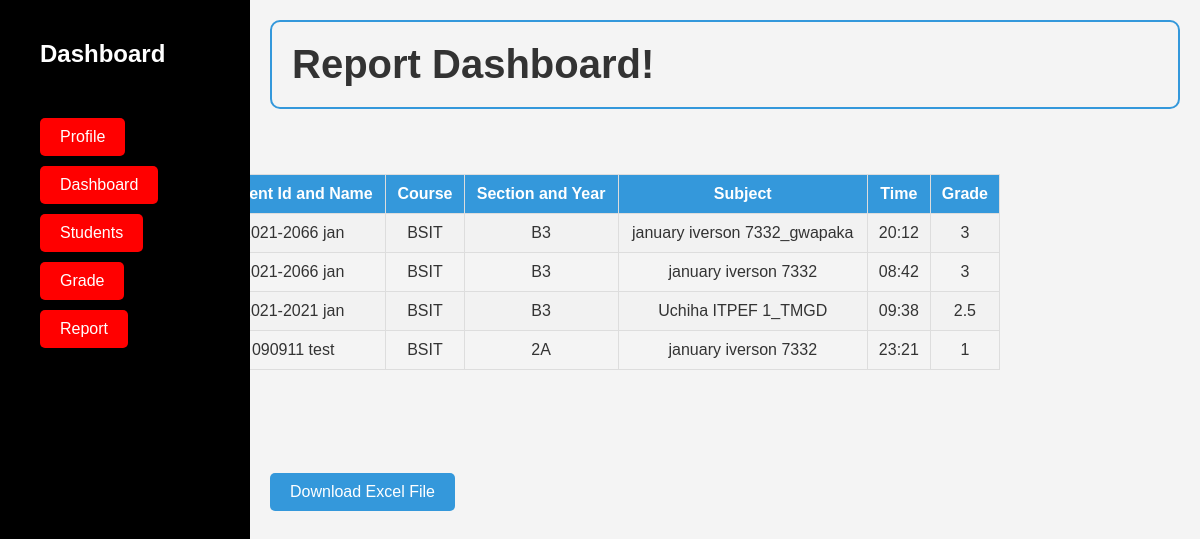
Page /integrative/faculty/report.php on the committed database.
### tables this page shows
CREATE TABLE `student_grade` (
  `id` int(11) NOT NULL,
  `id_name` varchar(100) NOT NULL,
  `course` varchar(100) NOT NULL,
  `sectionandyear` varchar(100) NOT NULL,
  `subject` varchar(100) NOT NULL,
  `time` varchar(100) NOT NULL,
  `grade` varchar(100) NOT NULL
);

### integrative/faculty/report.php (the view, shortened to what this page needs)
<?php
include(__DIR__ . "/partial/header.php");
include(__DIR__ . "/partial/nav.php");
?>
<div class="content">
    <h1>Report Dashboard!</h1>
</div>
<main>
    <?php
    include "../Login/database.php";
    $qry = "SELECT * FROM student_grade";
    $result = mysqli_query($conn, $qry);
    if ($result->num_rows > 0) {
        echo "<div class='table-container'>";
        echo "<table class='t1'>
                <tr>
                <th>Student Id and Name</th>
                <th>Course</th>
                <th>Section and Year</th>
                <th>Subject</th>
                <th>Time</th>
                <th>Grade</th>
                </tr>";
        while ($row = $result->fetch_assoc()) {
            echo "<tr>
                    <td>" . $row['id_name'] . "</td>
                    <td>" . $row['course'] . "</td>
                    <td>" . $row['sectionandyear'] . "</td>
                    <td>" . $row['subject'] . "</td>
                    <td>" . $row['time'] . "</td>
                    <td>" . $row['grade'] . "</td>
                  </tr>";
        }
        echo "</table>";
        echo "</div>";
    } else {
        echo "<p>No courses found.</p>";
    }
    ?>
    <a href="report.grade.php">Export</a>
</main>
   <div class="content">
    <div class="course-content">
        <a href="report.grade.php">Download Excel File</a>
    </div>
</div>
<?php
include(__DIR__ . "/partial/footer.php");
?>

### integrative/faculty/style.dashboard.css (style rules this page uses)
body, h1, h2, ul, li { margin: 0; padding: 0; }
body { font-family: "Arial", sans-serif; }
body { background-color: #f4f4f4; color: #333; }
h1 { font-size: 40px; text-align: left; border: 2px solid #3498db; padding: 20px; border-radius: 10px; margin-bottom: 20px; }
a { display: inline-block; color: transparent; text-decoration: none; background-color: red; border-radius: 5px; padding: 10px 20px; margin-right: 10px; }
.content { margin-left: 250px; flex-grow: 1; padding: 20px; box-sizing: border-box; }
.course-content { display: flex; flex-direction: row; align-items: start; margin-top: 20px; }
.course-content a { display: inline-block; padding: 10px 20px; margin-right: 10px; color: #fff; background-color: #3498db; text-decoration: none; border-radius: 5px; transition: background-color 0.3s; }
.table-container { max-width: 800px; margin: auto; padding: 5px; overflow-x: auto; }
.table-container table { width: 100%; margin: 20px 0; border-collapse: collapse; }
.table-container th, .table-container td { border: 1px solid #ddd; padding: 10px; text-align: center; }
table { border-collapse: collapse; width: 50%; margin: 20px auto; }
th, td { padding: 10px; text-align: center; }
th { background-color: #3498db; color: #fff; }
tbody tr:nth-child(even) { background-color: #f2f2f2; }

### rows in the picture
student_grade: id_name "2021-2066 jan", course "BSIT", sectionandyear "B3", subject "january iverson 7332_gwapaka", time "20:12", grade "3"
student_grade: id_name "2021-2066 jan", course "BSIT", sectionandyear "B3", subject "january iverson 7332", time "08:42", grade "3"
student_grade: id_name "2021-2021 jan", course "BSIT", sectionandyear "B3", subject "Uchiha ITPEF 1_TMGD", time "09:38", grade "2.5"
student_grade: id_name "090911 test", course "BSIT", sectionandyear "2A", subject "january iverson 7332", time "23:21", grade "1"
